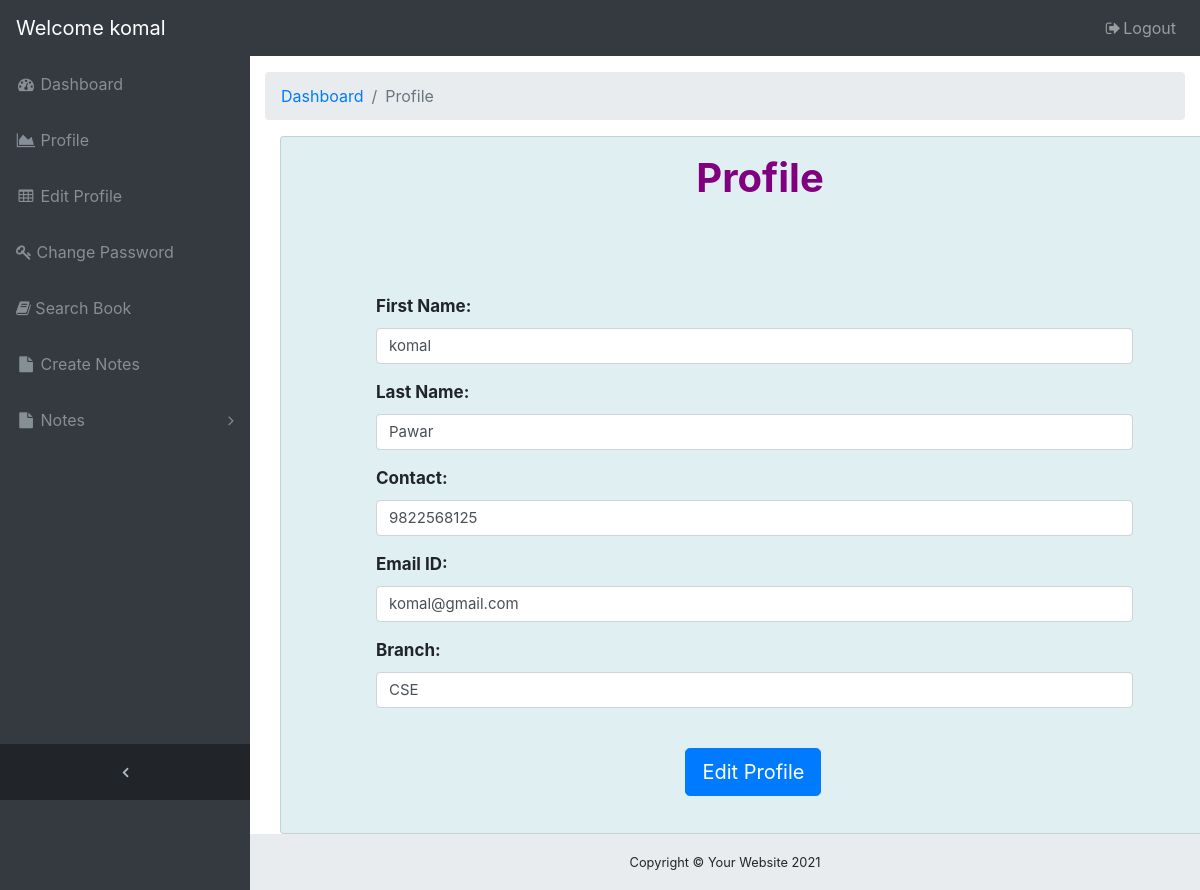
The page /notes/profile/12/ (signed in) on the database its author committed.
### onlinenotes/models.py (models this page shows, shortened)
class signup(models.Model):
    user = models.ForeignKey(User,on_delete=models.CASCADE)
    contact = models.CharField(max_length=10)
    branch = models.CharField(max_length=30)
    role = models.CharField(max_length=30)

### onlinenotes/views.py (the view)
# urls.py: path('profile/<int:id>/',views.profile,name="profile"),
def profile(request,id):
    if not request.user.is_authenticated:
        return HttpResponseRedirect('/')
    user = User.objects.get(id=id)
    if not user.is_superuser:
        fm = signup.objects.get(user=user)
        return render(request,'onlinenotes/profile.html',{'fm':fm})
    else:
        return render(request,'onlinenotes/profile.html',{'fm':user})

### onlinenotes/templates/onlinenotes/profile.html (shortened to what this page needs)
<!DOCTYPE html>
{% load static %}
<html lang="en">
<head>
    <link rel="stylesheet" href="https://stackpath.bootstrapcdn.com/bootstrap/4.5.2/css/bootstrap.min.css">
    <link href="//netdna.bootstrapcdn.com/bootstrap/3.0.0/css/bootstrap-glyphicons.css" rel="stylesheet">
    <link rel="stylesheet" href="https://cdnjs.cloudflare.com/ajax/libs/font-awesome/4.7.0/css/font-awesome.min.css">
    <link rel="stylesheet" href="https://cdn.jsdelivr.net/npm/@fortawesome/fontawesome-free@5.15.3/css/fontawesome.min.css">
    <link rel="stylesheet" href="{% static 'css/admindash.css' %}">
</head>
<body class="fixed-nav sticky-footer bg-dark" id="page-top">
    <nav class="navbar navbar-expand-lg navbar-dark bg-dark fixed-top" id="mainNav">
      <a class="navbar-brand" href="{% url 'profile' user.id %}">Welcome {{user.username}}</a>
      <div class="collapse navbar-collapse" id="navbarResponsive">
        <ul class="navbar-nav navbar-sidenav" id="exampleAccordion">
          <li class="nav-item" data-toggle="tooltip" data-placement="right" title="Dashboard">
            {% if user.is_superuser %}
            <a class="nav-link" href="{% url 'admindashboard' %}">
              <i class="fa fa-fw fa-dashboard"></i>
              <span class="nav-link-text">Dashboard</span>
            </a>
            {% else %}
            <a class="nav-link" href="{% url 'studashboard' user.id %}">
                <i class="fa fa-fw fa-dashboard"></i>
                <span class="nav-link-text">Dashboard</span>
            </a>
            {% endif %}
          </li>
          <li class="nav-item" data-toggle="tooltip" data-placement="right" title="Charts">
            <a class="nav-link" href="{% url 'profile' user.id %}">
              <i class="fa fa-fw fa-area-chart"></i>
              <span class="nav-link-text">Profile</span>
            </a>
          </li>
          <li class="nav-item" data-toggle="tooltip" data-placement="right" title="Tables">
            {% if user.is_superuser %}
            <a class="nav-link" href="{% url 'editprofile' user.id %}">
              <i class="fa fa-fw fa-table"></i>
              <span class="nav-link-text">Edit Profile</span>
            </a>
            {% else %}
            <a class="nav-link" href="{% url 'stueditprofile' user.id %}">
                <i class="fa fa-fw fa-table"></i>
                <span class="nav-link-text">Edit Profile</span>
            </a>
            {% endif %}
          </li>
          {% if user.is_superuser %}
          {% else %}
          <li class="nav-item" data-toggle="tooltip" data-placement="right" title="Components">
            <a href="{% url 'changepass' user.id %}" class="nav-link">
              <i class="fa fa-key" aria-hidden="true"></i>
              <span class="nav-link-text">Change Password</span>
            </a>
          </li>
          <li class="nav-item" data-toggle="tooltip" data-placement="right" title="Components">
            <a href="{% url 'searchbook' %}" class="nav-link">
              <i class="fa fa-book" aria-hidden="true"></i>
              <span class="nav-link-text">Search Book</span>
            </a>
          </li>
          <li class="nav-item" data-toggle="tooltip" data-placement="right" title="Components">
            <a href="{% url 'createnotes' user.id %}" class="nav-link">
              <i class="fa fa-fw fa-file" aria-hidden="true"></i>
              <span class="nav-link-text">Create Notes</span>
            </a>
          </li>
          {% endif %}
          <li class="nav-item" data-toggle="tooltip" data-placement="right" title="Components">
            <a class="nav-link nav-link-collapse collapsed" data-toggle="collapse" href="#collapseComponents" data-parent="#exampleAccordion">
              <i class="fa fa-fw fa-file"></i>
              <span class="nav-link-text">Notes</span>
            </a>
          </li>
        </ul>
        <ul class="navbar-nav sidenav-toggler">
          <li class="nav-item">
            <a class="nav-link text-center" id="sidenavToggler">
              <i class="fa fa-fw fa-angle-left"></i>
            </a>
          </li>
        </ul>
        <ul class="navbar-nav ml-auto">
          <li class="nav-item">
          </li>
          <li class="nav-item">
            <a class="nav-link" href="{% url 'logout' %}" data-toggle="modal" data-target="#exampleModal">
              <i class="fa fa-fw fa-sign-out"></i>Logout</a>
          </li>
        </ul>
      </div>
    </nav>
    <div class="content-wrapper">
      <div class="container-fluid">
        <ol class="breadcrumb">
        {% if user.is_superuser %}
          <li class="breadcrumb-item">
            <a href="{% url 'admindashboard' %}">Dashboard</a>
          </li>
        {% else %}
          <li class="breadcrumb-item">
            <a href="{% url 'studashboard' user.id %}">Dashboard</a>
          </li>
        {% endif %}
          <li class="breadcrumb-item active">Profile</li>
        </ol>
        <div class="row container">
            <div class="col-md-12">
                <div class="card" style="width: 60rem; margin:auto;padding: 2% 10% 2% 10%;background-color: rgb(224, 239, 241);">
                    <div class="card-text">
                        <h1 class="title" align="center" style="color: purple;font-weight: bold;">Profile</h1>
                    </div>
                    <br>
                    <br>
                    <div class="card-body">
                        <div class="row">
                            {% if user.is_superuser %}
                            <div class="col-md-12 pl-md-1">
                                <div class="form-group">
                                    <label for="fname" style="font-weight:bold; font-size: 17px;">First Name: </label>
                                    <span id="fname" class="form-control" name="fname" style="font-size: 15px;">{{fm.first_name}}</span>
                                </div>
                            </div>
                            <div class="col-md-12 pl-md-1">
                                <div class="form-group">
                                    <label for="lname" style="font-weight:bold; font-size: 17px;">Last Name: </label>
                                    <span id="lname" class="form-control" name="lname" style="font-size: 15px;">{{fm.last_name}}</span>
                                </div>
                            </div>
                            {% else %}
                            <div class="col-md-12 pl-md-1">
                                <div class="form-group">
                                    <label for="fname" style="font-weight:bold; font-size: 17px;">First Name: </label>
                                    <span id="fname" class="form-control" name="fname" style="font-size: 15px;">{{fm.user.first_name}}</span>
                                </div>
                            </div>
                            <div class="col-md-12 pl-md-1">
                                <div class="form-group">
                                    <label for="lname" style="font-weight:bold; font-size: 17px;">Last Name: </label>
                                    <span id="lname" class="form-control" name="lname" style="font-size: 15px;" disabled>{{fm.user.last_name}}</span>
                                </div>
                            </div>
                            {% endif %}
                        </div>
                        <div class="row">
                            {% if user.is_superuser %}
                            {% else %}
                                <div class="col-md-12 pl-md-1">
                                    <div class="form-group">
                                        <label for="contact" style="font-weight:bold; font-size: 17px;">Contact: </label>
                                        <span id="contact" class="form-control" name="contact" style="font-size: 15px;">{{fm.contact}}</span>
                                    </div>
                                </div>
                            {% endif %}
                            <div class="col-md-12 pl-md-1">
                                <div class="form-group">
                                    <label for="email" style="font-weight:bold; font-size: 17px;">Email ID: </label>
                                    {% if user.is_superuser %}
                                    <span id="email" class="form-control" name="email" style="font-size: 15px;">{{fm.email}}</span>
                                    {% else %}
                                    <span id="email" class="form-control" name="email" style="font-size: 15px;">{{fm.user.email}}</span>
                                    {% endif %}
                                </div>
                            </div>
                        </div>
                        {% if user.is_superuser %}
                        {% else %}
                            <div class="row">
                                <div class="col-md-12 pl-md-1">
                                    <div class="form-group">
                                        <label for="branch" style="font-weight:bold; font-size: 17px;"> Branch: </label>
                                        <span id="branch" class="form-control" name="branch" style="font-size: 15px;">{{fm.branch}}</span>
                                    </div>
                                </div>
                            </div><br>
                        {% endif %}
                        {% if user.is_superuser %}
                            <br>
                            <div>
                                <a href="{% url 'editprofile' user.id %}" class="btn btn-primary btn-lg" style="margin: 0% 30% 0% 40%;">Edit Profile</a>
                            </div>
                        {% else %}
                            <div>
                                <a href="{% url 'stueditprofile' user.id %}" class="btn btn-primary btn-lg" style="margin: 0% 30% 0% 40%;">Edit Profile</a>
                            </div>
                        {% endif %}
                    </div>
                </div>
            </div>
        </div>
    </div>
      <footer class="sticky-footer">
        <div class="container">
          <div class="text-center">
            <small>Copyright © Your Website 2021</small>
          </div>
        </div>
      </footer>
    </div>
  </body>
</html>

### onlinenotes/static/css/admindash.css (style rules this page uses)
html { position: relative; min-height: 100%; }
body { overflow-x: hidden; }
body.sticky-footer { margin-bottom: 56px; }
body.sticky-footer .content-wrapper { min-height: calc(100vh - 56px - 56px); }
body.fixed-nav { padding-top: 56px; }
.content-wrapper { min-height: calc(100vh - 56px); padding-top: 1rem; }
#mainNav .navbar-collapse { overflow: auto; max-height: 75vh; }
#mainNav .navbar-collapse .navbar-nav .nav-item .nav-link { cursor: pointer; }
#mainNav .navbar-collapse .navbar-sidenav .nav-link-collapse:after { float: right; content: '\f107'; font-family: 'FontAwesome'; }
#mainNav .navbar-collapse .navbar-sidenav .nav-link-collapse.collapsed:after { content: '\f105'; }
#mainNav .navbar-collapse .sidenav-toggler { display: none; }
@media (min-width: 992px) { #mainNav .navbar-brand { width: 250px; } }
@media (min-width: 992px) { #mainNav .navbar-collapse { overflow: visible; max-height: none; } }
@media (min-width: 992px) { #mainNav .navbar-collapse .navbar-sidenav { position: absolute; top: 0; left: 0; -webkit-flex-direction: column; -ms-flex-direction: column; flex-direction: column; margin-top: 56px; } }
@media (min-width: 992px) { #mainNav .navbar-collapse .navbar-sidenav > .nav-item { width: 250px; padding: 0; } }
@media (min-width: 992px) { #mainNav .navbar-collapse .navbar-sidenav > .nav-item > .nav-link { padding: 1em; } }
#mainNav.fixed-top .sidenav-toggler { display: none; }
@media (min-width: 992px) { #mainNav.fixed-top .navbar-sidenav { height: calc(100vh - 112px); } }
@media (min-width: 992px) { #mainNav.fixed-top .sidenav-toggler { position: absolute; top: 0; left: 0; display: flex; -webkit-flex-direction: column; -ms-flex-direction: column; flex-direction: column; margin-top: calc(100vh - 56px); } }
@media (min-width: 992px) { #mainNav.fixed-top .sidenav-toggler > .nav-item { width: 250px; padding: 0; } }
@media (min-width: 992px) { #mainNav.fixed-top .sidenav-toggler > .nav-item > .nav-link { padding: 1em; } }
#mainNav.fixed-top.navbar-dark .sidenav-toggler { background-color: #212529; }
#mainNav.fixed-top.navbar-dark .sidenav-toggler a i { color: #adb5bd; }
.content-wrapper { overflow-x: hidden; background: white; }
@media (min-width: 992px) { .content-wrapper { margin-left: 250px; } }
#sidenavToggler i { font-weight: 800; }
#mainNav.navbar-dark .navbar-collapse .navbar-sidenav .nav-link-collapse:after { color: #868e96; }
#mainNav.navbar-dark .navbar-collapse .navbar-sidenav > .nav-item > .nav-link { color: #868e96; }
@media (min-width: 992px) { #mainNav.navbar-dark .navbar-collapse .navbar-sidenav { background: #343a40; } }
footer.sticky-footer { position: absolute; right: 0; bottom: 0; width: 100%; height: 56px; background-color: #e9ecef; line-height: 55px; }
@media (min-width: 992px) { footer.sticky-footer { width: calc(100% - 250px); } }

### rows shown on the page
signup: user.first_name "komal", user.last_name "Pawar", contact "9822568125", user.email "komal@gmail.com", branch "CSE"

### other values the page prints
{{ user.username }} "komal"
